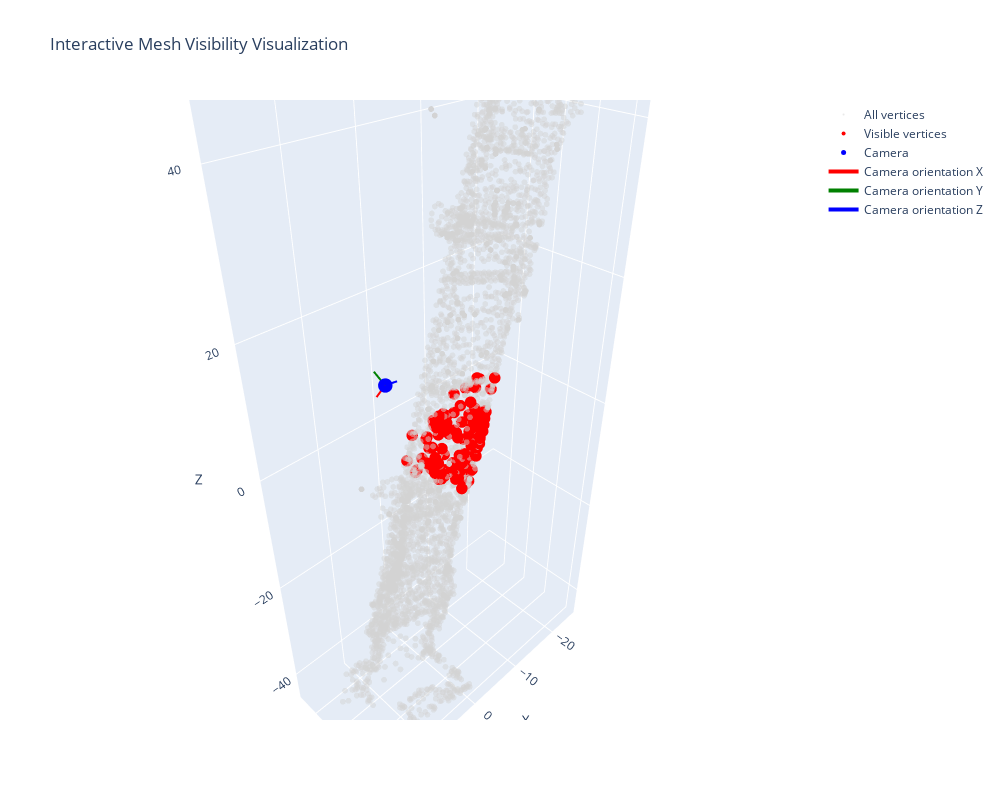

Notebook cell for this chart:
### Markdown cell above
as we can see above, that vertices on the other side of the bridge marked as visible, which shouldn't be the case

### Code cell
import plotly.graph_objects as go


camera_position = -np.dot(rotation.T, center).flatten() 

def visualize_results_interactive(mesh, visible_vertices, camera_position, R):
    """
    Create an interactive 3D visualization of the mesh, visible vertices, and camera position.
    
    :param mesh: trimesh.Trimesh object
    :param visible_vertices: List of indices of visible vertices
    :param camera_position: 3D position of the camera
    :param R: 3x3 rotation matrix of the camera
    """
    # Create scatter plot for all vertices
    all_vertices = go.Scatter3d(
        x=mesh.vertices[:, 0], y=mesh.vertices[:, 1], z=mesh.vertices[:, 2],
        mode='markers',
        marker=dict(size=2, color='lightgray', opacity=0.5),
        name='All vertices'
    )

    # Create scatter plot for visible vertices
    visible_points = mesh.vertices[visible_vertices]
    visible_scatter = go.Scatter3d(
        x=visible_points[:, 0], y=visible_points[:, 1], z=visible_points[:, 2],
        mode='markers',
        marker=dict(size=4, color='red'),
        name='Visible vertices'
    )

    # Create scatter plot for camera position
    camera_scatter = go.Scatter3d(
        x=[camera_position[0]], y=[camera_position[1]], z=[camera_position[2]],
        mode='markers',
        marker=dict(size=5, color='blue'),
        name='Camera'
    )

    # Create lines for camera orientation
    line_traces = []
    colors = ['red', 'green', 'blue']
    for i in range(3):
        direction = R[:, i]
        end_point = camera_position + direction * 2.5
        line_traces.append(go.Scatter3d(
            x=[camera_position[0], end_point[0]],
            y=[camera_position[1], end_point[1]],
            z=[camera_position[2], end_point[2]],
            mode='lines',
            line=dict(color=colors[i], width=4),
            name=f'Camera orientation {["X", "Y", "Z"][i]}'
        ))

    # Combine all traces
    data = [all_vertices, visible_scatter, camera_scatter] + line_traces

    max_size_x = abs(mesh.bounds[0][0] - mesh.bounds[1][0])
    max_size_y = abs(mesh.bounds[0][1] - mesh.bounds[1][1])
    max_size_z = abs(mesh.bounds[0][2] - mesh.bounds[1][2])
    
    # Set up the layout
    layout = go.Layout(
        scene=dict(
            xaxis_title='X',
            yaxis_title='Y',
            zaxis_title='Z',
            aspectmode='data'
        ),
        xaxis=dict(range=[center[0]-max_size_x/2, center[0]+max_size_x/2]),
        yaxis=dict(range=[center[1]-max_size_y/2, center[1]+max_size_y/2]),
        title='Interactive Mesh Visibility Visualization',
        width=1000,
        height=800
    )

    # Create and show the figure
    fig = go.Figure(data=data, layout=layout)
    fig.show()

visualize_results_interactive(pier, visible_vertices, camera_position, rotation)

### Figure 1 — Plotly figure (JSON) as saved in the notebook; plotly's stock layout.template omitted (floating-point values rounded to 4 significant figures; data arrays with more than 128 entries replaced by an {"elided": "..."} marker saying what was removed)
{"data": [{"marker": {"color": "lightgray", "opacity": 0.5, "size": 2}, "mode": "markers", "name": "All vertices", "type": "scatter3d", "x": {"elided": "4908 float values"}, "y": {"elided": "4908 float values"}, "z": {"elided": "4908 float values"}}, {"marker": {"color": "red", "size": 4}, "mode": "markers", "name": "Visible vertices", "type": "scatter3d", "x": [-4.437, -7.359, -3.334, 0.2417, -1.275, -2.827, -2.253, -1.246, 2.203, -11.11, -5.182, -1.947, -3.579, -2.558, 1.132, -2.918, -0.9323, -1.102, -1.87, -0.3369, 0.7993, -2.315, -6.69, -3.306, -3.237, 1.04, -9.395, -9.611, -12.29, -10.51, -8.101, -7.611, -7.067, -8.201, -7.692, -8.499, -8.839, -11.17, -10.69, -5.663, -4.284, -9.936, -10.28, -8.458, -8.442, -8.488, -9.201, -8.648, -9.195, -8.489, -9.728, -9.494, -10.05, -9.539, -9.743, -9.317, -8.954, -8.223, -8.021, -7.578, -7.627, -5.446, -7.071, -6.884, -6.644, -6.957, -6.556, -8.07, -6.787, -1.877, -0.02123, -0.7936, -1.506, -3.393, -5.76, -5.653, -3.437, -5.357, -3.132, -5.308, -6.649, -2.398, -2.412, -5.011, -2.641, -3.341, -3.358, -2.576, -6.731, -0.6351, -5.411, -6.873, -8.104, -10.38, -10.73, -10.42, -9.011, -9.834, -9.824, -9.327, -9.832, -10.94, -12.11, -10.62, -10.12, -10.5, -11.04, -11.55, -11.55, -9.039, -9.04, 1.117, -5.532, -5.532, -6.832, -6.832], "y": [6.684, 4.746, 6.193, 6.709, 6.735, 6.274, 6.379, 6.712, 4.898, 4.823, 4.866, 4.862, 6.134, 6.749, 4.914, 4.877, 6.786, 6.356, 6.188, 6.18, 6.351, 6.319, 6.696, 4.821, 4.835, 5.552, 6.664, 6.735, 7.264, 6.281, 4.765, 4.753, 4.765, 6.029, 6.09, 6.044, 4.778, 6.791, 4.84, 6.727, 6.344, 4.799, 6.253, 6.266, 5.998, 6.731, 6.747, 6.218, 6.05, 6.642, 6.008, 6.75, 5.993, 7.308, 7.197, 7.094, 7.239, 7.199, 6.779, 6.688, 6.335, 6.625, 6.292, 6.104, 5.753, 5.746, 6.056, 6.027, 4.829, 6.733, 6.354, 6.33, 6.756, 6.326, 6.354, 5.688, 6.777, 4.877, 6.768, 6.122, 6.194, 6.345, 6.72, 4.791, 5.806, 5.809, 5.701, 6.143, 4.891, 6.724, 6.191, 6.326, 6.734, 7.277, 6.011, 5.447, 6.294, 6.673, 5.624, 5.943, 6.058, 7.084, 6.819, 7.167, 7.34, 6.804, 5.126, 5.154, 5.153, 4.865, 4.864, 5.314, 4.964, 4.964, 5.121, 5.121], "z": [-5.272, -8.849, 4.394, -1.696, -1.597, 3.498, 1.569, -4.297, -1.199, 4.305, -0.05713, -1.358, -6.632, -0.7289, 2.506, 2.033, 4.859, 0.05805, 3.72, 2.153, -0.744, -6.291, -10.52, -6.579, -4.993, -3.105, -0.2004, -0.6853, 6.48, -0.6192, -6.162, -7.845, -8.013, -6.843, -4.898, -5.809, -3.585, 1.285, 4.686, -0.5631, 0.6452, 0.2462, -0.6877, -1.222, -8.249, -8.12, -5.662, -7.156, -3.374, -3.446, -3.701, -4.573, -2.587, -3.387, -2.585, -4.156, -5.359, -7.516, -9.782, -10.12, -10.37, -7.999, -6.1, -7.64, -8.613, -7.658, -8.792, -9.661, -0.8536, -2.956, 2.072, -3.427, 3.385, -2.475, 0.04933, -7.325, 3.161, 2.394, 2.024, -5.166, 4.088, 4.562, -5.019, -7.074, -6.376, -7.186, -6.762, -6.361, 5.352, -3.238, 3.555, 1.279, 4.218, -0.5, -0.2439, 1.398, 0.7713, 1.308, -0.7488, -0.6991, -1.133, 1.355, 4.52, 0.4205, -1.495, -1.094, 6.072, 5.682, 5.683, 5.17, 5.17, -3.594, -7.21, -7.21, -8.672, -8.672]}, {"marker": {"color": "blue", "size": 5}, "mode": "markers", "name": "Camera", "type": "scatter3d", "x": [0.1138], "y": [-1.312], "z": [7.014]}, {"line": {"color": "red", "width": 4}, "mode": "lines", "name": "Camera orientation X", "type": "scatter3d", "x": [0.1138, 0.783], "y": [-1.312, -2.444], "z": [7.014, 4.887]}, {"line": {"color": "green", "width": 4}, "mode": "lines", "name": "Camera orientation Y", "type": "scatter3d", "x": [0.1138, 0.107], "y": [-1.312, -3.519], "z": [7.014, 8.187]}, {"line": {"color": "blue", "width": 4}, "mode": "lines", "name": "Camera orientation Z", "type": "scatter3d", "x": [0.1138, -2.295], "y": [-1.312, -1.62], "z": [7.014, 6.42]}], "layout": {"height": 800, "scene": {"aspectmode": "data", "xaxis": {"title": {"text": "X"}}, "yaxis": {"title": {"text": "Y"}}, "zaxis": {"title": {"text": "Z"}}}, "title": {"text": "Interactive Mesh Visibility Visualization"}, "width": 1000, "xaxis": {"range": [[-14.59], [28.04]]}, "yaxis": {"range": [[-9.615], [9.131]]}}}
